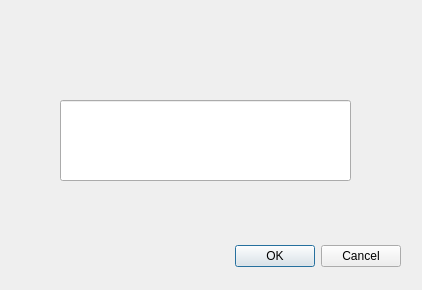
<?xml version="1.0" encoding="UTF-8"?>
<ui version="4.0">
 <class>modify_phone_numberDialog</class>
 <widget class="QDialog" name="modify_phone_numberDialog">
  <property name="geometry">
   <rect>
    <x>0</x>
    <y>0</y>
    <width>422</width>
    <height>290</height>
   </rect>
  </property>
  <property name="windowTitle">
   <string>Dialog</string>
  </property>
  <widget class="QDialogButtonBox" name="buttonBox">
   <property name="geometry">
    <rect>
     <x>100</x>
     <y>240</y>
     <width>301</width>
     <height>32</height>
    </rect>
   </property>
   <property name="orientation">
    <enum>Qt::Horizontal</enum>
   </property>
   <property name="standardButtons">
    <set>QDialogButtonBox::Cancel|QDialogButtonBox::Ok</set>
   </property>
  </widget>
  <widget class="QLabel" name="label">
   <property name="geometry">
    <rect>
     <x>-10</x>
     <y>-20</y>
     <width>441</width>
     <height>321</height>
    </rect>
   </property>
   <property name="styleSheet">
    <string notr="true">border-image: url(/home/xuhahn/QTpro/Air_quality/ui_img/bg2.jpg);</string>
   </property>
   <property name="text">
    <string/>
   </property>
  </widget>
  <widget class="QLineEdit" name="lineEdit">
   <property name="geometry">
    <rect>
     <x>60</x>
     <y>100</y>
     <width>291</width>
     <height>81</height>
    </rect>
   </property>
  </widget>
  <zorder>label</zorder>
  <zorder>buttonBox</zorder>
  <zorder>lineEdit</zorder>
 </widget>
 <resources/>
 <connections>
  <connection>
   <sender>buttonBox</sender>
   <signal>accepted()</signal>
   <receiver>modify_phone_numberDialog</receiver>
   <slot>accept()</slot>
   <hints>
    <hint type="sourcelabel">
     <x>248</x>
     <y>254</y>
    </hint>
    <hint type="destinationlabel">
     <x>157</x>
     <y>274</y>
    </hint>
   </hints>
  </connection>
  <connection>
   <sender>buttonBox</sender>
   <signal>rejected()</signal>
   <receiver>modify_phone_numberDialog</receiver>
   <slot>reject()</slot>
   <hints>
    <hint type="sourcelabel">
     <x>316</x>
     <y>260</y>
    </hint>
    <hint type="destinationlabel">
     <x>286</x>
     <y>274</y>
    </hint>
   </hints>
  </connection>
 </connections>
</ui>
